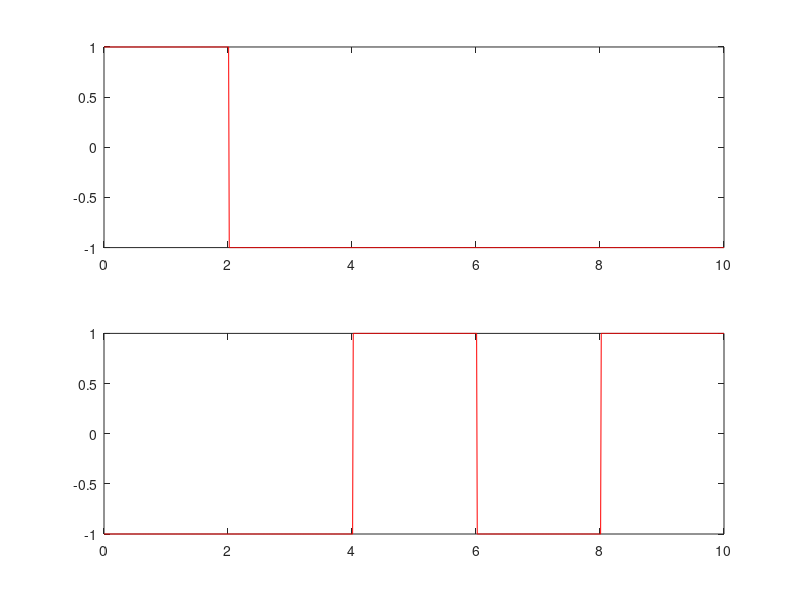
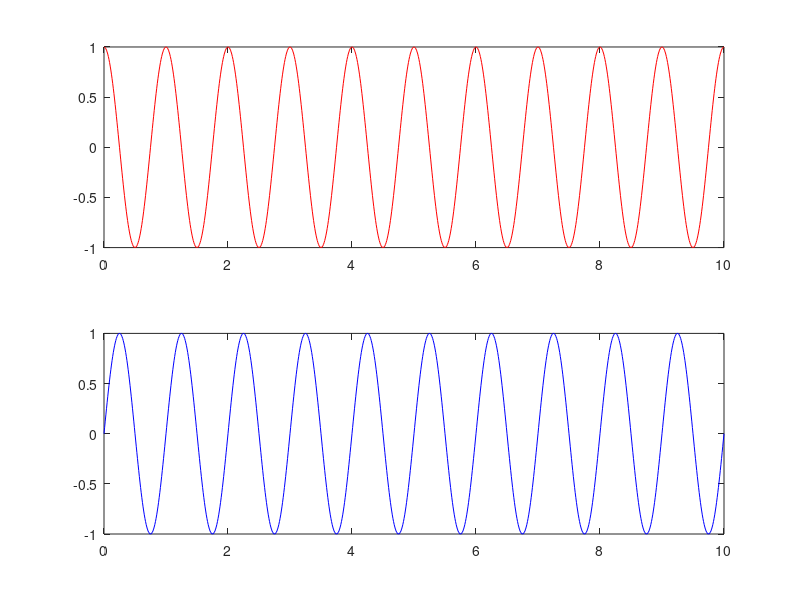
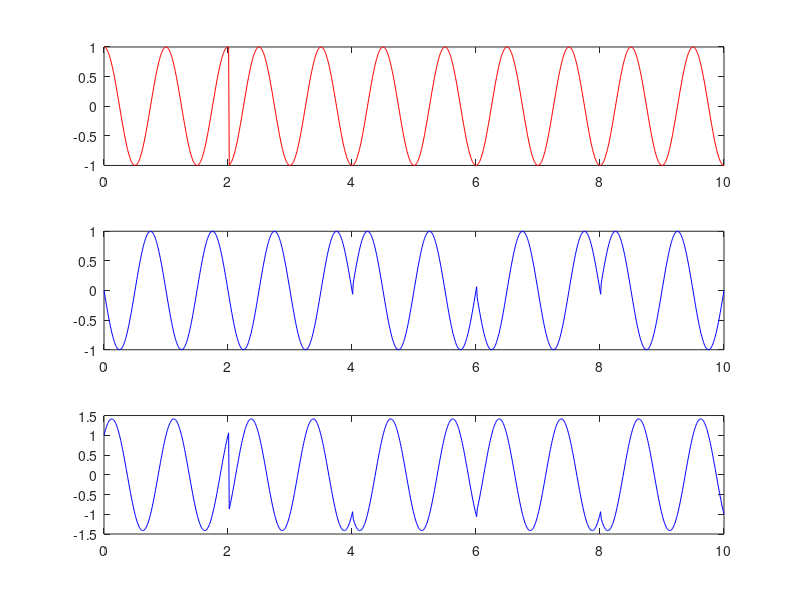

The MATLAB script that drew these images, in order:
clc; clear all; close all;
%x=[0 1 0 1]; %input bits
x=randi([0 1],1,10)
%Bits to polar
for i=1:length(x)
if x(i)==0
p(i)=-1;
else
p(i)=1;
end
end
%Seperation of even and odd sequences
even_seq=p(1:2:length(x));
odd_seq=p(2:2:length(x));
%NRZ polar line coder signal generation
i=1;
t=0:0.01:length(x);
m=2:2:length(x);
for j=1:length(t)
if t(j)<=m(i)
even_ps(j)=even_seq(i);
else
even_ps(j)=even_seq(i);
i=i+1;
end
end
i=1;
m=2:2:length(x);
for j=1:length(t)
if t(j)<=m(i)
odd_ps(j)=odd_seq(i);
else
odd_ps(j)=odd_seq(i);
i=i+1;
end
end
figure(1);
subplot(211);
plot(t,even_ps,'r');
subplot(212);
plot(t,odd_ps,'r');
%Carrier signals generation
c1=cos(2*pi*1*t);
c2=sin(2*pi*1*t);
figure(2);
subplot(211);
plot(t,c1,'r');
subplot(212);
plot(t,c2,'b');
%QPSK Wveform generation
r1=even_ps.*c1;
r2=odd_ps.*c2;
qpsk_sig=r1-r2;
figure(3);
subplot(311);
plot(t,r1,'r');
subplot(312);
plot(t,r2,'b');
subplot(313);
plot(t,qpsk_sig,'b');